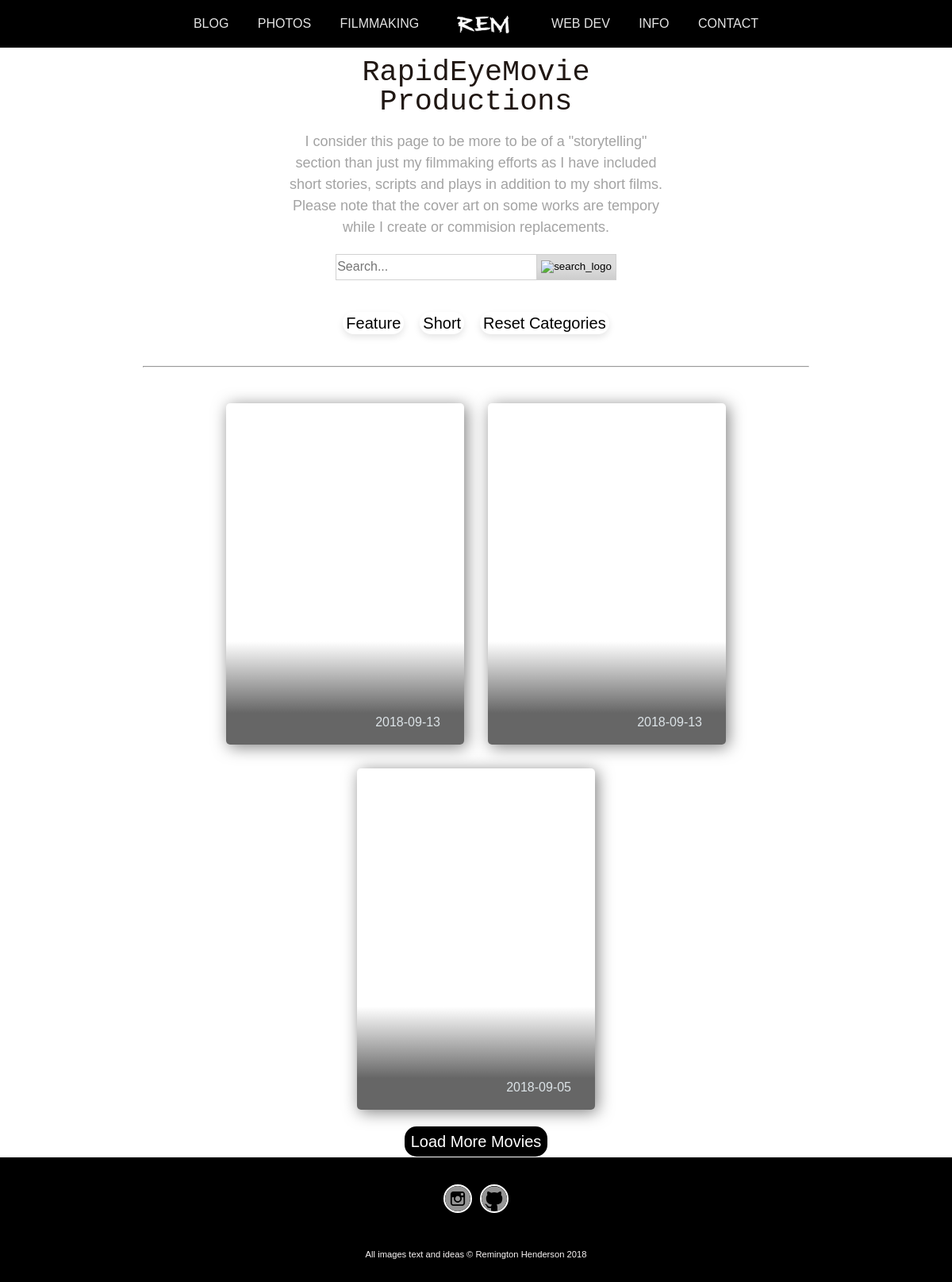
The page /filmmaking/ on the database as committed earlier.
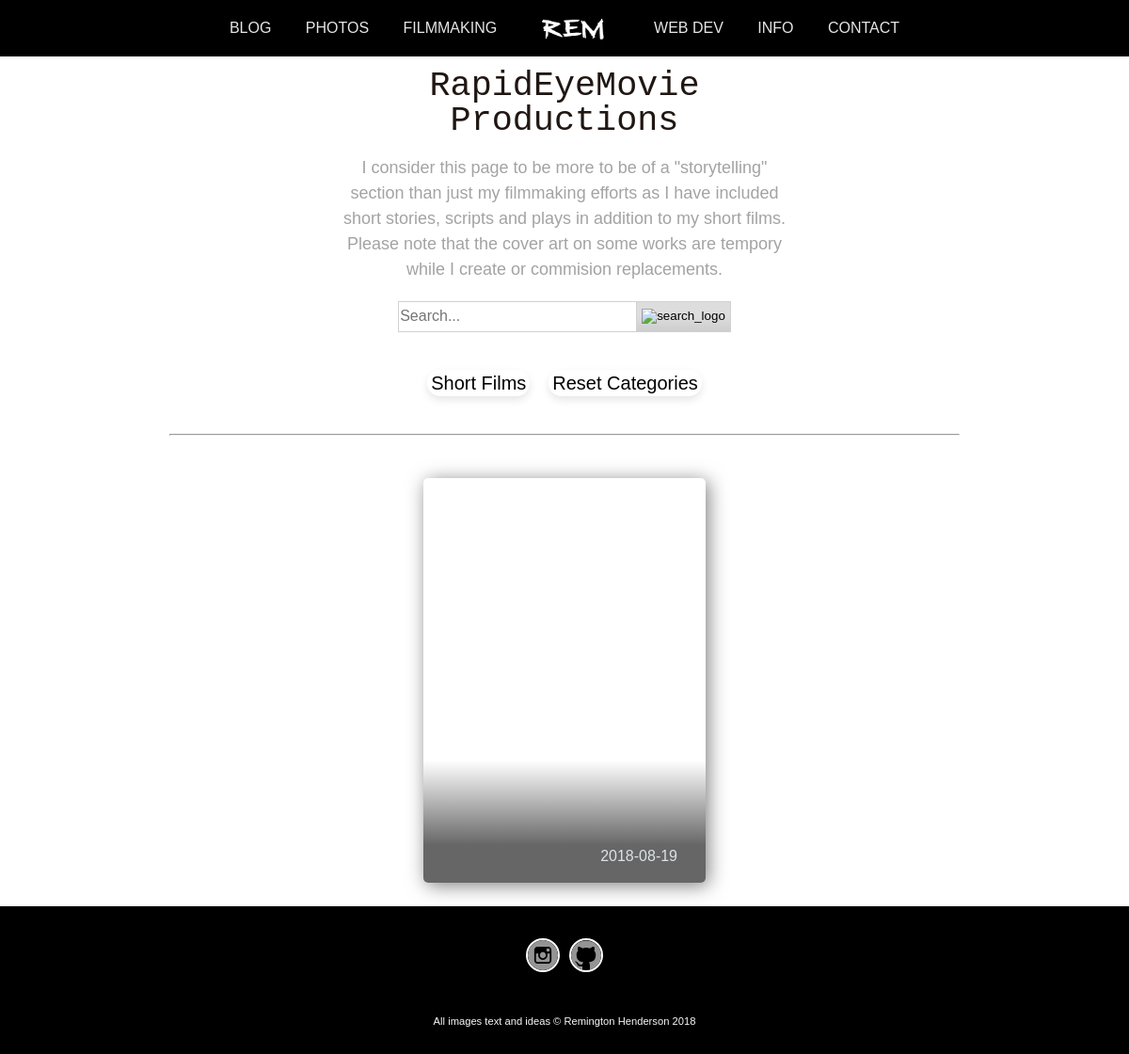
The same page on the database as committed later.
### R_E_M/models.py (models this page shows, shortened)
class MovieCategory(models.Model):
    name = models.CharField(max_length=100)
    slug = models.SlugField(blank=True, null=True, unique=True)
    class Meta:
        verbose_name_plural = 'MovieCategories'

class Movie(models.Model):
    owner = models.ForeignKey(User, on_delete=models.CASCADE, related_name="movies")
    title = models.CharField(max_length=100, blank=True, null=True)
    category = models.ForeignKey("MovieCategory", default=1, related_name='movies', on_delete=models.SET_DEFAULT)
    tag_line = models.TextField(max_length=300, blank=True, null=True)
    movie_details = models.TextField()
    slug = models.SlugField(blank=True, null=True, unique=True)
    date_built = models.CharField(max_length=50)
    youtube = models.CharField(max_length=255, blank=True, null=True)
    movie_poster = models.ImageField(upload_to=movie_poster_image_uh, blank=True, null=True)
    alt_text = models.CharField(max_length=100, blank=True, null=True)
    movie_script = models.FileField(upload_to=movie_document_uh, blank=True, null=True)

### R_E_M/views.py (the view, shortened to what this page needs)
def filmmaking_home(request):
    complete_movie_list = Movie.objects.order_by("date_built").reverse()
    movie_categories = MovieCategory.objects.all()
    query = request.GET.get("q")
    category = request.GET.get('category')
    return _movies(request, movie_categories, category, complete_movie_list)

### R_E_M/templates/movies/movie_home.html (shortened to what this page needs)
{% extends 'base.html' %}
{% load static %}
{% block content %}
    <head>
        <link rel="stylesheet" type="text/css" href="{% static 'styles/style.css' %}"/>
    </head>
    <div class="page_container">
        <div class="title_header"><h1>RapidEyeMovie Productions</h1>
            <p>I consider this page to be more to be of a "storytelling" section than just my filmmaking efforts as I
                have included short stories, scripts and plays in addition to my short films. Please note that the
                cover art on some works are tempory while I create or commision replacements.</p>
        </div>
        <div class="search_container">
            <form method="GET" action="">
                <div class="search_div">
                    <input type="text" name="q" placeholder="Search..." id="search_bar" value="{{ request.GET.q }}">
                    <button type="submit" value="Search" class="search_button"><img src="/static/R_E_M/img/search_icon.png" alt="search_logo"
                                                                                    id="search_img"/></button>
                </div>
            </form>
        </div>
        <div class="categories-link-set">
            {% for c in movie_cats %}
                <span class="checkbox" id="{{ c.slug }}">
                    <label for="{{ c.name }}">{{ c.name }}</label>
                </span>
            {% endfor %}
                <span class="checkbox" id="All">
                    <label for="All">Reset Categories</label>
                </span>
        </div>
        <div class="line_container">
            <hr>
        </div>
        <div class="movie_card_container {{ movie.category.slug }} infinite-container" id="movie_card_container">
            {% for movie in movies %}
                <div class="movie-card infinite-item element_move" onclick="movieCardCheckFocus(this)">
                    <div class="utility-info">
                        <ul class="utility-list">
                            <li class="date">{{ movie.date_built }}</li>
                        </ul>
                    </div>
                    <div class="gradient-overlay"></div>
                    <div class="color-overlay"></div>
                </div>
            {% endfor %}
        </div>
        {% if movies.has_next %}
            <div class="more_link">
                <a class="infinite-more-link more_button" href="?page=
                        {{ movies.next_page_number }}{% if request.GET.category %}&category={{ request.GET.category }}{% endif %}{% if request.GET.q %}&q={{ request.GET.q }}{% endif %}">Load
                    More
                    Movies</a>
            </div>
        {% endif %}
    </div>
{% endblock %}
{% block footer %}
    {% include 'footer_base.html' %}
{% endblock %}

Rows that differ between the two databases and show on the page:
removed MovieCategory: name "Feature"
removed MovieCategory: name "Short"
removed Movie: date_built "2018-09-13"
removed Movie: date_built "2018-09-13"
removed Movie: date_built "2018-09-05"
added MovieCategory: name "Short Films"
now on this page (row edited): Movie: date_built "2018-08-19"
Other text that changed with them:
text no longer shown: "Load More Movies"
